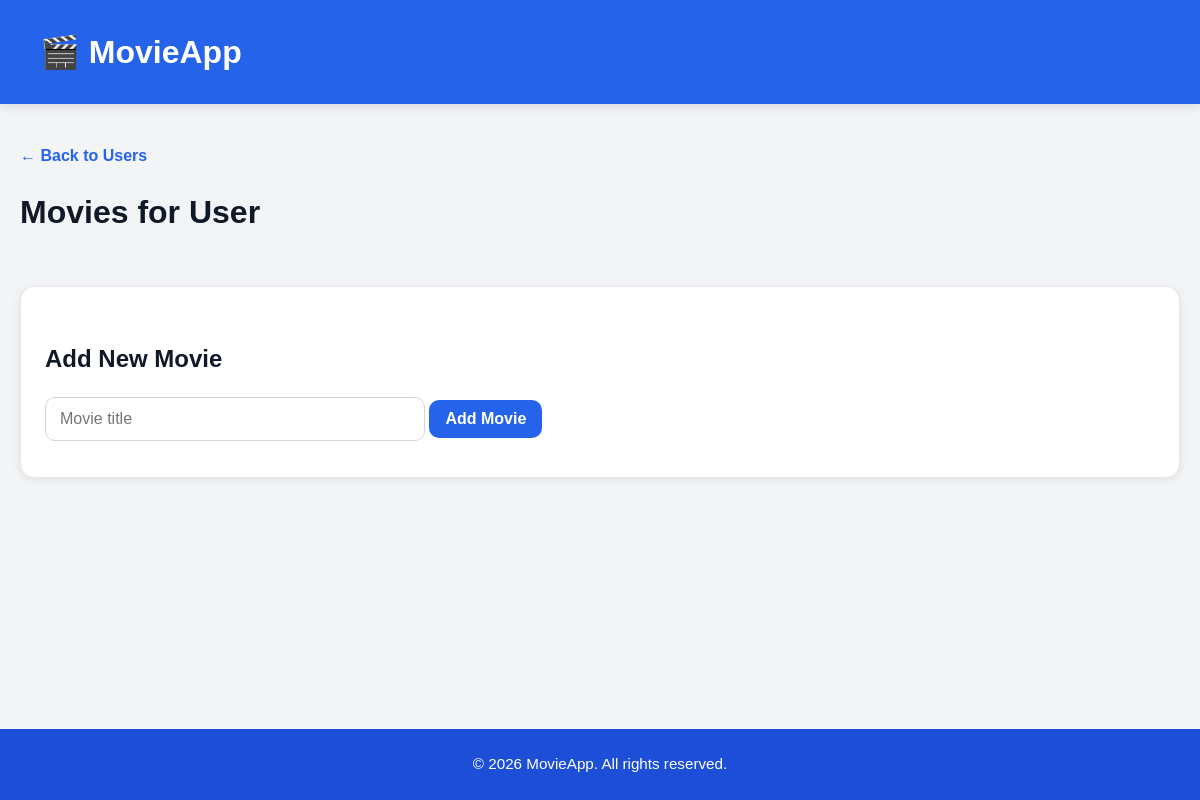
The app's page /users/1/movies, older data.
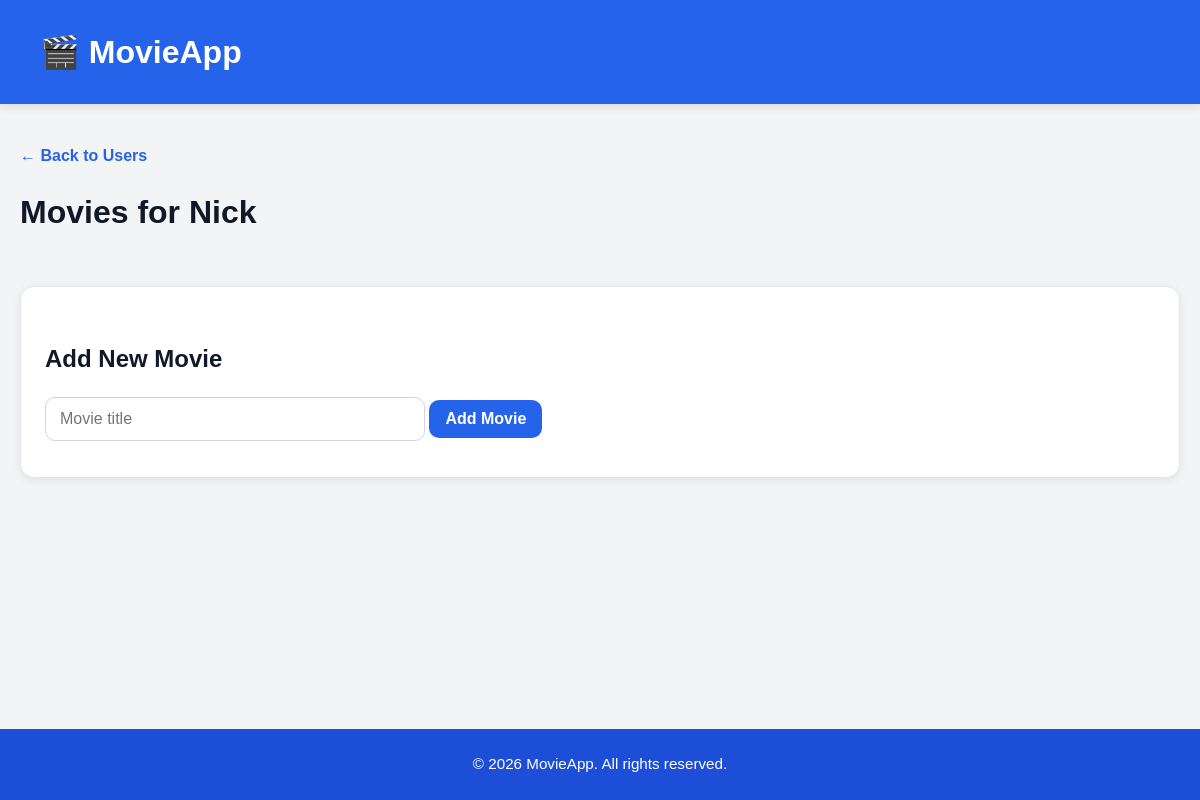
The same page, newer data.
### models.py (models this page shows)
class User(db.Model):
    id = db.Column(db.Integer, primary_key=True)
    name = db.Column(db.String(100), nullable=False)
    movies = db.relationship('Movie', backref='user', lazy=True)

### app.py (the view)
@app.route('/users/<int:user_id>/movies', methods=['GET'])
def get_movies(user_id):
    user = db.session.get(User, user_id)
    movies = data_manager.get_movies(user_id)
    return render_template(
        'movies.html',
        movies=movies,
        user_id=user_id,
        user_name=user.name if user else None
    )

### data_manager.py (called while the page is built)
    def get_movies(self, user_id):
        return Movie.query.filter_by(user_id=user_id).all()

### templates/movies.html (shortened to what this page needs)
{% extends "base.html" %}
{% block content %}
<a href="{{ url_for('index') }}" class="back-link">← Back to Users</a>
<h1>Movies for {{ user_name if user_name else 'User' }}</h1>
<div class="section-card">
    <h2>Add New Movie</h2>
    <form action="{{ url_for('add_movie', user_id=user_id) }}" method="post">
        <input type="text" name="title" placeholder="Movie title" required>
        <button type="submit">Add Movie</button>
    </form>
</div>
{% endblock %}

Row changes from the older to the newer data that the page shows:
added User: name "Nick"
Text that changed along with them:
{{ user_name if user_name else 'User' }}: "User" → (not shown)
